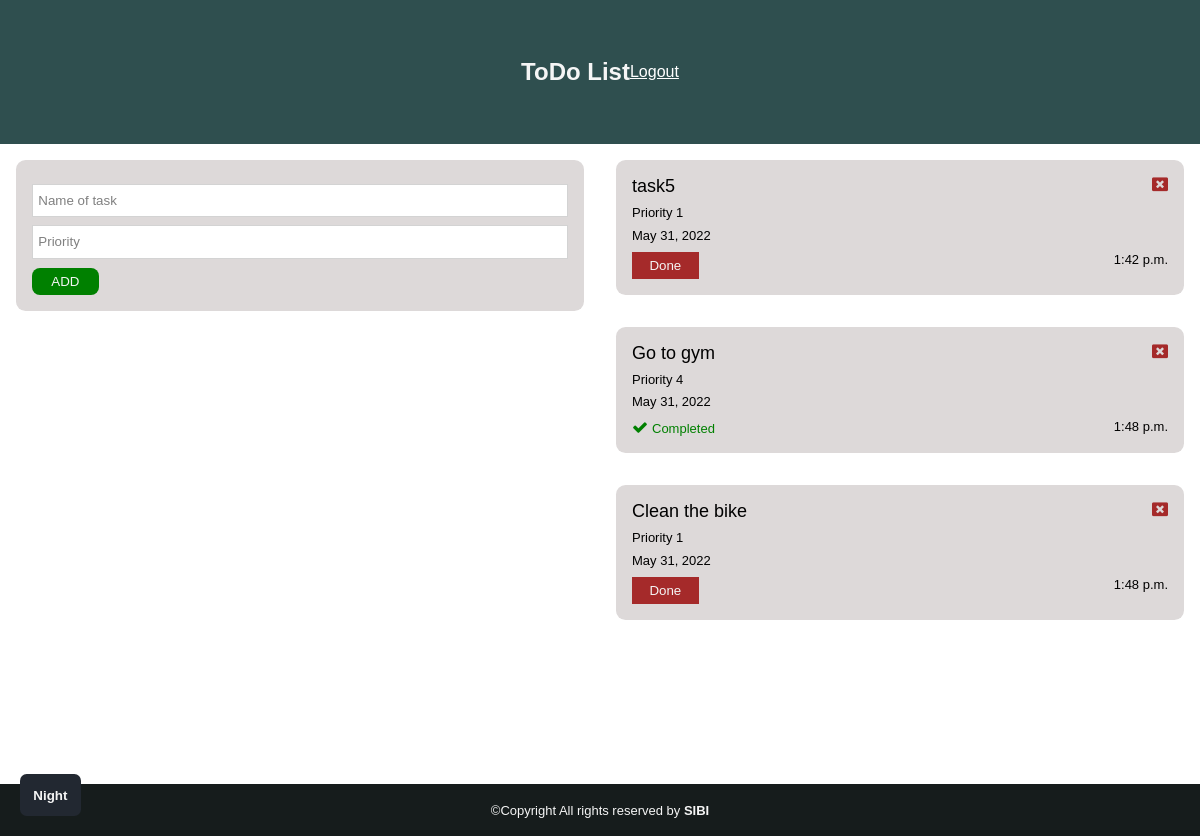
The page /cbvtask/ on the database as committed earlier.
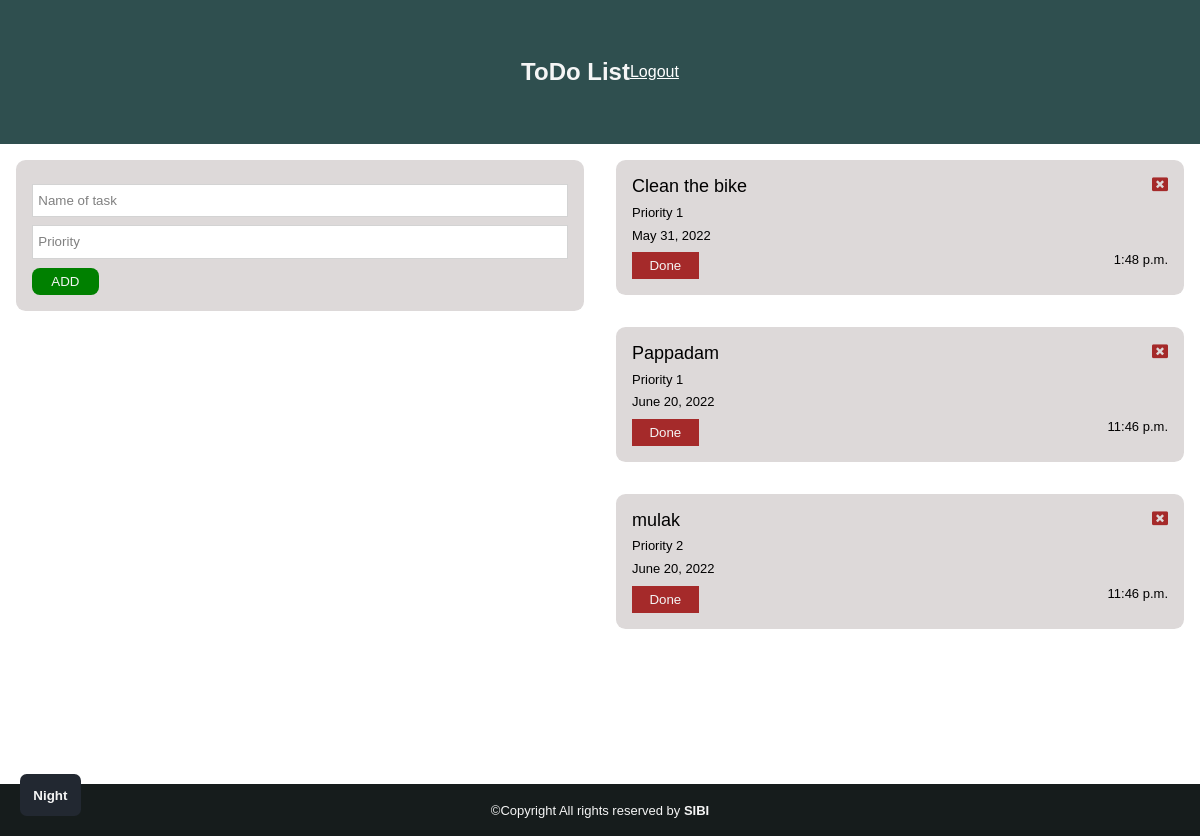
The same page on the database as committed later.
### todoapp/models.py (models this page shows)
class Task(models.Model):
    name = models.CharField(max_length = 100)
    priority = models.IntegerField()
    date = models.DateField(default = datetime.date.today)
    time = models.TimeField(auto_now_add = True)
    complete = models.BooleanField(default = False);
    owner = models.ForeignKey(User,on_delete = models.CASCADE)

### todoapp/views.py (the view)
# urls.py: path('cbvtask/',views.TaskListView.as_view(),name = 'classBasedView'),
class TaskListView(ListView):
    model = Task
    template_name = 'index.html'
    context_object_name = 'tasks'

### templates/index.html (shortened to what this page needs)
{% load static %}
<!DOCTYPE html>
<html lang="en">
<head>
    <link rel="stylesheet" href="{% static 'style/index.css' %}">
    <link rel="stylesheet" href="{% static 'style/media.css' %}">
    <link rel="stylesheet" href="{% static 'style/css/font-awesome.min.css' %}">
</head>
<body>
    <header>
        <h2>ToDo List</h2>
        <a href="{% url 'logout' %}" style="color: white;">Logout</a>
    </header>
    <main>
        <div class="container">
            <section class="section-1">
                <div class="container">
                    <div class="card">
                        <form method="POST" action="{% url 'add_task' %}">
                            <div class="input-div">
                                <input type="text" name="task_name" id="task_name" placeholder="Name of task" required>
                            </div>
                            <div class="input-div">
                                <input type="number" name="task_priority" id="task_priority" placeholder="Priority" required>
                            </div>
                            <div class="submit-div">
                                <button type="submit">ADD</button>
                            </div>
                        </form>
                    </div>
                    <div class="dark-mode">
                        <button onclick="tog()" id="dark-button">Night</button>
                    </div>
                </div>
            </section>
            <section class="section-2">
                <div class="container">
                    {% for task in tasks %}
                    <div class="task-card" id="task-card">
                        <div class="name-area">
                            <div class="name card-elment">{{task.name}}</div>
                            <a href="delete/{{task.id}}"><i class="fa fa-window-close" aria-hidden="true"></i></a>
                        </div>
                        <div class="priority card-element">Priority {{task.priority}}</div>
                        <div class="date card-element">{{task.date}}</div>
                        <div class="button card-element">
                            {% if task.complete == True %}
                            <a href="taskComplete/{{task.id}}">
                                <i class="fa fa-check" aria-hidden="true">
                                <span> Completed</span>
                                </i>
                            </a>
                            {% else %}
                            <a href="taskComplete/{{task.id}}"><button>Done</button></a>
                            {% endif %}
                            <div class="time">{{task.time}}</div>
                        </div>
                    </div>
                    {% endfor %}
                </div>
            </section>
        </div>
    </main>
    <footer>
        <p>&copy;Copyright All rights reserved by <a href="https://instagram.com/_si__bi_"><b>SIBI</b></a></p>
    </footer>
</body>
</html>

### static/style/index.css (style rules this page uses)
* { padding: 0; margin: 0; box-sizing: border-box; font-family: 'Outfit',sans-serif; }
:root { --text-color: whitesmoke; --card-bg: #ddd9d9; --header-background: darkslategrey; --placeholder-color: grey; --input-bg: white; --input-border: lightgrey; --scroll-track: whitesmoke; --scroll-thumb: grey; --footer-bg: #161C1C; --dark-btn: #222831; --dark-label-color: whitesmoke; }
header { display: flex; align-items: center; justify-content: center; width: 100%; height: 9em; background: var(--header-background); color: var(--text-color); position: relative; }
main .container { display: flex; }
.section-1, .section-2 { width: 50%; display: flex; align-items: flex-start; justify-content: center; flex-wrap: wrap; }
.section-1 .container { width: 100%; align-items: center; }
.section-1 .container .card { margin-top: .6em; width: 100%; padding: 1em; margin: 1em; display: flex; align-items: center; justify-content: left; background-color: var(--card-bg); border-radius: .6em; }
.card form { width: 100%; }
.card .input-div input { width: 100%; height: 2.5em; margin-top: .6em; padding: .4em; outline: none; border: solid 1px var(--input-border); background-color: var(--input-bg); color: var(--placeholder-color); }
::placeholder { color: var(--placeholder-color); }
.submit-div { margin-top: .6em; }
.submit-div button { width: 5em; height: 2em; border: none; background-color: green; color: var(--text-color); border-radius: 8px; cursor: pointer; }
.section-2 { height: 80vh; overflow: scroll; overflow-x: hidden; }
.section-2 .container { width: 100%; display: flex; flex-wrap: wrap; }
.task-card { margin: 1em; width: 100%; padding: 1em; background-color: var(--card-bg); border-radius: .6em; }
.task-card .name-area { display: flex; justify-content: space-between; }
.task-card .name-area .name { font-size: large; }
.fa-window-close { color: brown; }
.task-card .card-element { margin-top: .6em; }
.priority, .date { font-size: small; }
.button { display: flex; justify-content: space-between; }
.button button { color: var(--text-color); background-color: brown; width: 5em; height: 2em; padding: 5px; border: none; cursor: pointer; }
.time { font-size: small; }
footer { width: 100%; height: 4em; background-color: var(--footer-bg); color: var(--text-color); font-size: small; font-weight: lighter; display: flex; align-items: center; justify-content: center; }
footer a { color: var(--text-color); text-decoration: none; }
.dark-mode { position: absolute; bottom: 20px; left: 20px; }
.dark-mode button { cursor: pointer; padding: 1em; border-radius: .5em; border: none; font-weight: bold; background-color: var(--dark-btn); color: var(--dark-label-color); }

Rows that differ between the two databases and show on the page:
removed Task: name "task5", priority "1", date "May 31, 2022", time "1:42 p.m."
removed Task: name "Go to gym", priority "4", date "May 31, 2022", time "1:48 p.m."
added Task: name "Pappadam", priority "1", date "June 20, 2022", time "11:46 p.m."
added Task: name "mulak", priority "2", date "June 20, 2022", time "11:46 p.m."
